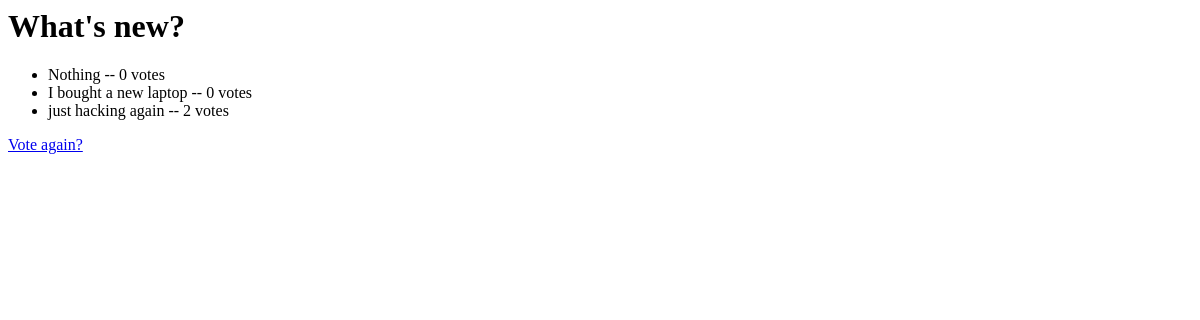
The page /polls/2/results/ on the database as committed earlier.
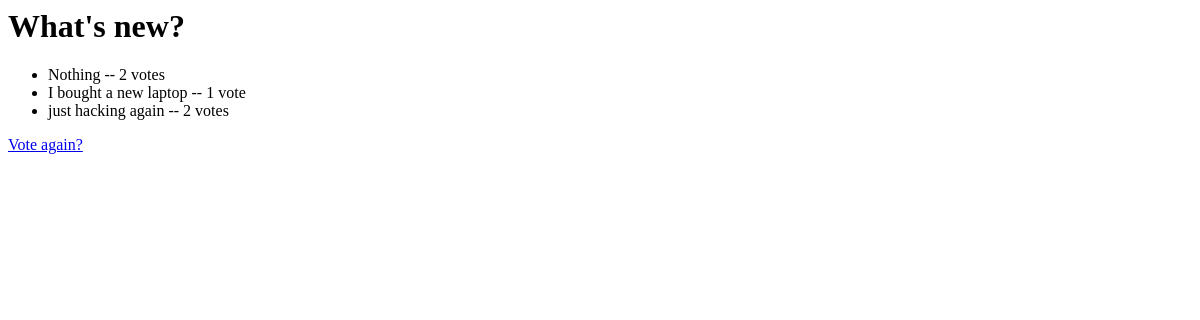
The same page on the database as committed later.
### polls/models.py (models this page shows, shortened)
class Question(models.Model):
    ques_txt = models.CharField(max_length=50)
    publish_date = models.DateTimeField("date published")

class Choice(models.Model):
    ques = models.ForeignKey(Question, on_delete=models.CASCADE)
    choice_txt = models.CharField(max_length=100)
    votes = models.IntegerField(default=0)

### polls/views.py (the view)
# urls.py: path("<int:pk>/results/",views.ResultView.as_view(), name="results"),
class ResultView(generic.DetailView):
    model = Question
    template_name = "polls/results.html"

### polls/templates/polls/results.html
<h1>{{ question.ques_txt }}</h1>
<ul>
{% for choice in question.choice_set.all %}
    <li>{{ choice.choice_txt }} -- {{ choice.votes }} vote{{ choice.votes|pluralize }}</li>
{% endfor %}
</ul>
<a href="{% url 'polls:detail' question.id %}">Vote again?</a>

Rows that differ between the two databases and show on the page:
changed Choice "Nothing": votes "0" → "2"
changed Choice "I bought a new laptop": votes "0" → "1"
